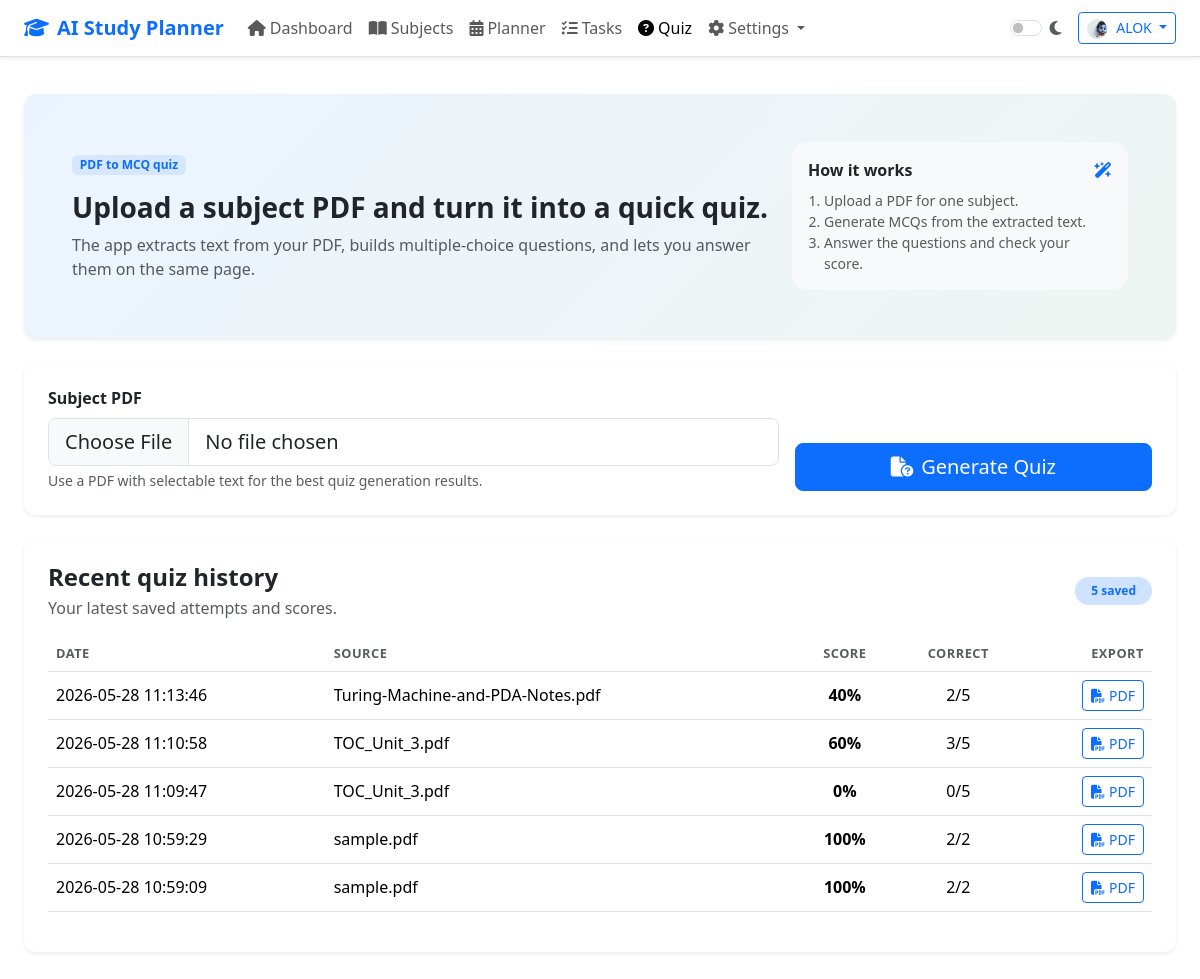
/quiz (signed in), run on the app's committed database.
### tables this page shows
CREATE TABLE quiz_attempts (
            id              INTEGER PRIMARY KEY AUTOINCREMENT,
            user_id         INTEGER NOT NULL,
            source_name     TEXT    DEFAULT '',
            total_questions INTEGER NOT NULL,
            correct_answers INTEGER NOT NULL,
            score           INTEGER NOT NULL,
            quiz_data       TEXT    NOT NULL,
            quiz_results    TEXT    NOT NULL,
            created_at      TIMESTAMP DEFAULT CURRENT_TIMESTAMP,
            FOREIGN KEY (user_id) REFERENCES users(id)
        );

### app.py (the view, shortened to what this page needs)
@app.route("/quiz", methods=["GET", "POST"])
@login_required
def quiz():
    quiz_questions = None
    quiz_results = None
    score = None
    total = 0
    source_name = None
    attempt_id = None
    quiz_history = _fetch_quiz_attempts(session["user_id"])
    return render_template("quiz.html", quiz_history=quiz_history)

### app.py (called while the page is built)
def get_db():
    conn = sqlite3.connect(DATABASE)
    conn.row_factory = sqlite3.Row
    return conn

def _fetch_quiz_attempts(user_id: int, limit: int = 10):
    conn = get_db()
    attempts = conn.execute(
        """
        SELECT id, user_id, source_name, total_questions, correct_answers, score,
               quiz_data, quiz_results, created_at
        FROM quiz_attempts
        WHERE user_id = ?
        ORDER BY datetime(created_at) DESC, id DESC
        LIMIT ?
        """,
        (user_id, limit),
    ).fetchall()
    conn.close()
    return attempts

def login_required(f):
    @wraps(f)
    def decorated(*args, **kwargs):
        if "user_id" not in session:
            flash("Please login to continue.", "warning")
            return redirect(url_for("login"))
        return f(*args, **kwargs)
    return decorated

### templates/quiz.html (shortened to what this page needs)
{% extends "base.html" %}
{% block content %}
<div class="container-fluid px-4 py-4 quiz-page">
  <div class="quiz-hero card border-0 shadow-sm mb-4">
    <div class="card-body p-4 p-lg-5">
      <div class="row align-items-center g-4">
        <div class="col-lg-8">
          <span class="badge bg-primary bg-opacity-10 text-primary mb-3">PDF to MCQ quiz</span>
          <h3 class="fw-bold mb-2">Upload a subject PDF and turn it into a quick quiz.</h3>
          <p class="text-muted mb-0">
            The app extracts text from your PDF, builds multiple-choice questions, and lets you answer them on the same page.
          </p>
        </div>
        <div class="col-lg-4">
          <div class="rounded-4 bg-body-tertiary p-3">
            <div class="d-flex align-items-center justify-content-between mb-2">
              <span class="fw-semibold">How it works</span>
              <i class="fas fa-wand-magic-sparkles text-primary"></i>
            </div>
            <ol class="small text-muted mb-0 ps-3">
              <li>Upload a PDF for one subject.</li>
              <li>Generate MCQs from the extracted text.</li>
              <li>Answer the questions and check your score.</li>
            </ol>
          </div>
        </div>
      </div>
    </div>
  </div>
  <div class="card border-0 shadow-sm mb-4">
    <div class="card-body p-4">
      <form method="POST" enctype="multipart/form-data" class="row g-3 align-items-end">
        <div class="col-lg-8">
          <label class="form-label fw-semibold">Subject PDF</label>
          <input type="file" class="form-control form-control-lg" name="quiz_pdf" accept="application/pdf,.pdf" required />
          <div class="form-text">Use a PDF with selectable text for the best quiz generation results.</div>
        </div>
        <div class="col-lg-4 d-grid">
          <button type="submit" class="btn btn-primary btn-lg">
            <i class="fas fa-file-circle-question me-2"></i>Generate Quiz
          </button>
        </div>
      </form>
    </div>
  </div>
  <div class="card border-0 shadow-sm mb-4">
    <div class="card-body p-4">
      <div class="d-flex flex-wrap align-items-center justify-content-between gap-2 mb-3">
        <div>
          <h4 class="fw-bold mb-1">Recent quiz history</h4>
          <p class="text-muted mb-0">Your latest saved attempts and scores.</p>
        </div>
        {% if quiz_history %}
          <span class="badge bg-primary-subtle text-primary rounded-pill px-3 py-2">{{ quiz_history|length }} saved</span>
        {% endif %}
      </div>
      {% if quiz_history %}
        <div class="table-responsive">
          <table class="table align-middle">
            <thead>
              <tr>
                <th>Date</th>
                <th>Source</th>
                <th class="text-center">Score</th>
                <th class="text-center">Correct</th>
                <th class="text-end">Export</th>
              </tr>
            </thead>
            <tbody>
              {% for item in quiz_history %}
                <tr>
                  <td>{{ item.created_at }}</td>
                  <td>{{ item.source_name or 'Uploaded PDF' }}</td>
                  <td class="text-center fw-semibold">{{ item.score }}%</td>
                  <td class="text-center">{{ item.correct_answers }}/{{ item.total_questions }}</td>
                  <td class="text-end">
                    <a class="btn btn-sm btn-outline-primary" href="{{ url_for('quiz_export_attempt', attempt_id=item.id) }}">
                      <i class="fas fa-file-pdf me-1"></i>PDF
                    </a>
                  </td>
                </tr>
              {% endfor %}
            </tbody>
          </table>
        </div>
      {% else %}
        <div class="text-muted">No saved attempts yet. Complete a quiz to build your score history.</div>
      {% endif %}
    </div>
  </div>
</div>
{% endblock %}

### templates/base.html (shortened to what this page needs)
<!DOCTYPE html>
<html lang="en" data-bs-theme="light">
<head>
  <link rel="stylesheet"
        href="https://cdn.jsdelivr.net/npm/bootstrap@5.3.2/dist/css/bootstrap.min.css" />
  <link rel="stylesheet"
        href="https://cdnjs.cloudflare.com/ajax/libs/font-awesome/6.5.0/css/all.min.css" />
  <link rel="stylesheet" href="{{ url_for('static', filename='css/style.css') }}" />
</head>
<body>
  <nav class="navbar navbar-expand-lg fixed-top shadow-sm" id="mainNav">
    <div class="container-fluid px-4">
      <a class="navbar-brand fw-bold text-primary" href="{{ url_for('dashboard') }}">
        <i class="fas fa-graduation-cap me-2"></i>AI Study Planner
      </a>
      <div class="collapse navbar-collapse" id="navMenu">
        <ul class="navbar-nav me-auto mb-2 mb-lg-0">
          <li class="nav-item">
            <a class="nav-link {% if request.endpoint == 'dashboard' %}active{% endif %}"
               href="{{ url_for('dashboard') }}">
              <i class="fas fa-home me-1"></i>Dashboard
            </a>
          </li>
          <li class="nav-item">
            <a class="nav-link {% if request.endpoint == 'subjects' %}active{% endif %}"
               href="{{ url_for('subjects') }}">
              <i class="fas fa-book-open me-1"></i>Subjects
            </a>
          </li>
          <li class="nav-item">
            <a class="nav-link {% if request.endpoint == 'planner' %}active{% endif %}"
               href="{{ url_for('planner') }}">
              <i class="fas fa-calendar-alt me-1"></i>Planner
            </a>
          </li>
          <li class="nav-item">
            <a class="nav-link {% if request.endpoint == 'tasks' %}active{% endif %}"
               href="{{ url_for('tasks') }}">
              <i class="fas fa-tasks me-1"></i>Tasks
            </a>
          </li>
          <li class="nav-item">
            <a class="nav-link {% if request.endpoint == 'quiz' %}active{% endif %}"
               href="{{ url_for('quiz') }}">
              <i class="fas fa-circle-question me-1"></i>Quiz
            </a>
          </li>
          <li class="nav-item dropdown">
            <a class="nav-link dropdown-toggle {% if request.endpoint in ['settings','manage_data'] %}active{% endif %}"
               href="#" role="button" data-bs-toggle="dropdown" aria-expanded="false">
              <i class="fas fa-cog me-1"></i>Settings
            </a>
          </li>
        </ul>
        <div class="d-flex align-items-center gap-3">
          <div class="form-check form-switch mb-0" title="Toggle dark mode">
            <input class="form-check-input" type="checkbox" id="darkToggle" role="switch" />
            <label class="form-check-label text-muted" for="darkToggle">
              <i class="fas fa-moon"></i>
            </label>
          </div>
          <div class="dropdown">
            <button class="btn btn-outline-primary btn-sm dropdown-toggle"
                    data-bs-toggle="dropdown" aria-expanded="false">
              {% if session.user_avatar %}
                <img src="{{ url_for('static', filename='uploads/avatars/' ~ session.user_avatar) }}" alt="avatar" style="width:20px;height:20px;border-radius:50%;object-fit:cover;margin-right:6px;">
              {% else %}
                <i class="fas fa-user-circle me-1"></i>
              {% endif %}
              {{ session.user_name }}
            </button>
          </div>
        </div>
      </div>
    </div>
  </nav>
  <main class="main-content">
    {% block content %}{% endblock %}
  </main>
  <div class="toast-container position-fixed bottom-0 end-0 p-3" id="toastArea"></div>
</body>
</html>

### static/css/style.css (style rules this page uses)
body { min-height: 100vh; }
.main-content { padding-top: 70px; min-height: 100vh; }
#mainNav { background-color: var(--bs-body-bg); border-bottom: 1px solid var(--bs-border-color); transition: background-color 0.3s; }
.quiz-hero { border-radius: 18px; background: linear-gradient(135deg, rgba(13, 110, 253, 0.08), rgba(25, 135, 84, 0.08)); }
html { transition: background-color 0.3s, color 0.3s; }
.card { border-radius: 12px; }
.table th { font-weight: 600; font-size: 0.8rem; text-transform: uppercase; letter-spacing: 0.04em; color: var(--bs-secondary-color); }

### data on the page
quiz_attempts: created_at "2026-05-28 11:13:46", source_name "Turing-Machine-and-PDA-Notes.pdf", score "40", correct_answers "2", total_questions "5"
quiz_attempts: created_at "2026-05-28 11:10:58", source_name "TOC_Unit_3.pdf", score "60", correct_answers "3", total_questions "5"
quiz_attempts: created_at "2026-05-28 11:09:47", source_name "TOC_Unit_3.pdf", score "0", correct_answers "0", total_questions "5"
quiz_attempts: created_at "2026-05-28 10:59:29", source_name "sample.pdf", score "100", correct_answers "2", total_questions "2"
quiz_attempts: created_at "2026-05-28 10:59:09", source_name "sample.pdf", score "100", correct_answers "2", total_questions "2"

### other printed values
{{ session.user_name }} "ALOK"
{{ quiz_history|length }} "5"
